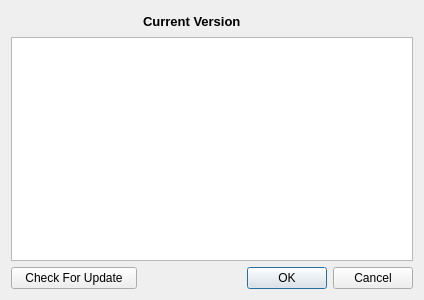
<?xml version="1.0" encoding="UTF-8"?>
<ui version="4.0">
 <class>AboutDlg</class>
 <widget class="QDialog" name="AboutDlg">
  <property name="geometry">
   <rect>
    <x>0</x>
    <y>0</y>
    <width>424</width>
    <height>300</height>
   </rect>
  </property>
  <property name="windowTitle">
   <string>About HsmMan</string>
  </property>
  <layout class="QGridLayout" name="gridLayout">
   <item row="0" column="0">
    <spacer name="horizontalSpacer">
     <property name="orientation">
      <enum>Qt::Horizontal</enum>
     </property>
     <property name="sizeHint" stdset="0">
      <size>
       <width>40</width>
       <height>20</height>
      </size>
     </property>
    </spacer>
   </item>
   <item row="0" column="1" colspan="2">
    <widget class="QLabel" name="mVersionLabel">
     <property name="font">
      <font>
       <family>Arial</family>
       <pointsize>10</pointsize>
       <weight>75</weight>
       <bold>true</bold>
      </font>
     </property>
     <property name="text">
      <string>Current Version</string>
     </property>
    </widget>
   </item>
   <item row="2" column="0">
    <widget class="QPushButton" name="mCheckUpdateBtn">
     <property name="text">
      <string>Check For Update</string>
     </property>
    </widget>
   </item>
   <item row="0" column="3">
    <spacer name="horizontalSpacer_2">
     <property name="orientation">
      <enum>Qt::Horizontal</enum>
     </property>
     <property name="sizeHint" stdset="0">
      <size>
       <width>40</width>
       <height>20</height>
      </size>
     </property>
    </spacer>
   </item>
   <item row="1" column="0" colspan="4">
    <widget class="QTextBrowser" name="mAboutText"/>
   </item>
   <item row="2" column="3">
    <widget class="QDialogButtonBox" name="buttonBox">
     <property name="orientation">
      <enum>Qt::Horizontal</enum>
     </property>
     <property name="standardButtons">
      <set>QDialogButtonBox::Cancel|QDialogButtonBox::Ok</set>
     </property>
    </widget>
   </item>
  </layout>
 </widget>
 <resources/>
 <connections>
  <connection>
   <sender>buttonBox</sender>
   <signal>accepted()</signal>
   <receiver>AboutDlg</receiver>
   <slot>accept()</slot>
   <hints>
    <hint type="sourcelabel">
     <x>248</x>
     <y>254</y>
    </hint>
    <hint type="destinationlabel">
     <x>157</x>
     <y>274</y>
    </hint>
   </hints>
  </connection>
  <connection>
   <sender>buttonBox</sender>
   <signal>rejected()</signal>
   <receiver>AboutDlg</receiver>
   <slot>reject()</slot>
   <hints>
    <hint type="sourcelabel">
     <x>316</x>
     <y>260</y>
    </hint>
    <hint type="destinationlabel">
     <x>286</x>
     <y>274</y>
    </hint>
   </hints>
  </connection>
 </connections>
</ui>
